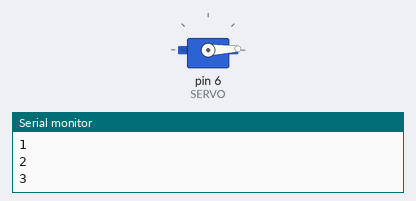
The sketch below on a simulated Arduino Uno, built with avr-gcc and run on an emulated ATmega328P. On the bench: servo, the last lines printed to the serial monitor.

Above: at 0.05 s.
At 0.95 s:
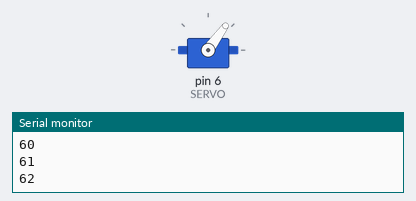
At 1.9 s:
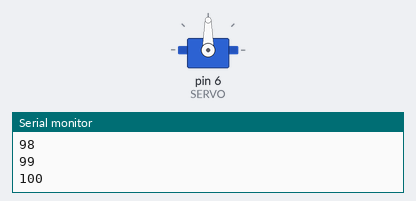
At 3.75 s:
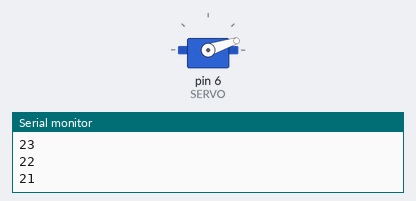
Timing chart, 0 to 5.3 s (numbered marks = the images above):
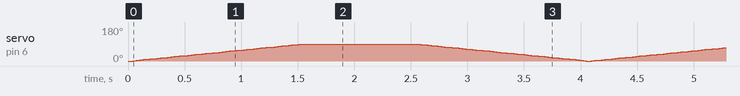

The sketch:

ATV1-Tarefa2.ino
```cpp
#include <Servo.h>

#define SERVO 6 // Porta Digital 6 PWM

Servo s; // Variável Servo
int pos; // Posição Servo

void setup ()
{
  s.attach(SERVO);
  Serial.begin(9600);
  s.write(0); // Inicia motor posição zero
}

void loop()
{
  for(pos = 0; pos <= 100; pos++)
  {
    s.write(map(pos, 0, 100, 0, 90));
    Serial.println(pos);
  delay(15);
  }
delay(1000);
  for(pos = 100; pos > 0; pos--)
  {
    s.write(map(pos, 0, 100, 0, 90));
    Serial.println(pos);
    delay(15);
  }

}
```
